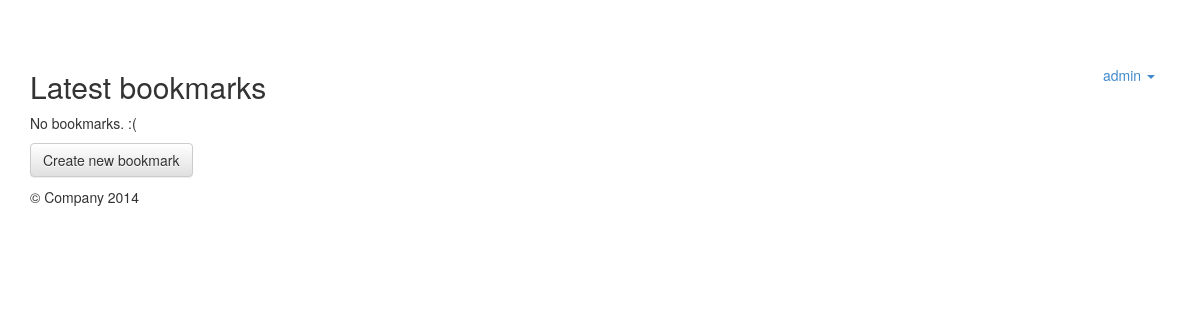
Before: / (signed in) with the older database file.
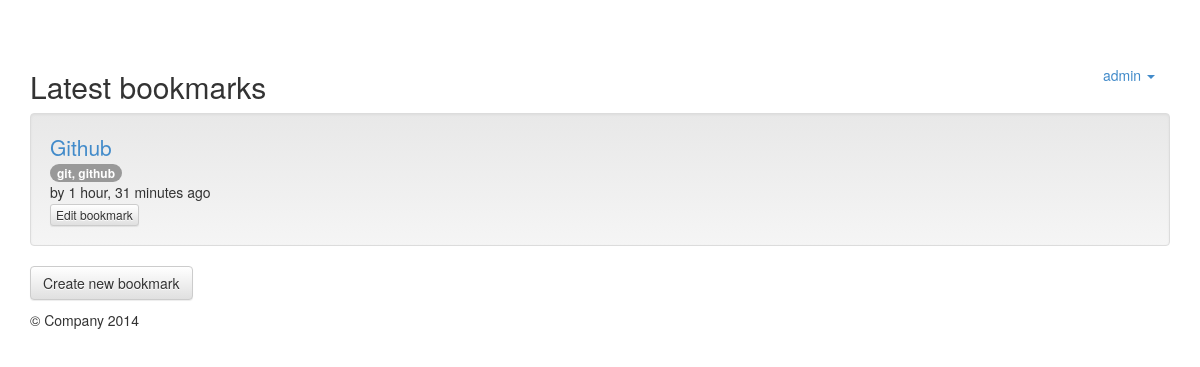
After: the same page with the newer database file.
### marcador/models.py (models this page shows, shortened)
@python_2_unicode_compatible
class Bookmark(models.Model):
  url = models.URLField()
  title = models.CharField('title', max_length=255)
  description = models.TextField('description', blank=True)
  is_public = models.BooleanField('public', default=True)
  date_created = models.DateTimeField('date created')
  date_updated = models.DateTimeField('date updated')
  owner = models.ForeignKey(User, verbose_name='owner', related_name='bookmarks')
  tags = models.ManyToManyField(Tag, blank=True)
  objects = models.Manager()
  public = PublicBookmarkManager()
  class Meta:
    verbose_name = 'bookmark'
    verbose_name_plural = 'bookmarks'
    ordering = ['-date_created']

@python_2_unicode_compatible
class Tag(models.Model):
  name = models.CharField(max_length=50, unique=True)
  class Meta:
    verbose_name = 'tag'
    verbose_name_plural = 'tags'
    ordering = ['name']
  def __str__(self):
    return self.name

### marcador/views.py (the view)
# urls.py: url(r'^$', 'bookmark_list', name='marcador_bookmark_list'),
def bookmark_list(request):
  bookmarks = Bookmark.public.all()
  context = {'bookmarks': bookmarks}
  return render(request, 'marcador/bookmark_list.html', context)

### marcador/templates/marcador/bookmark_list.html (shortened to what this page needs)
{% extends "base.html" %}
{% block heading %}
<h2>Latest bookmarks</h2>
{% endblock %}
{% block content %}
<ul class="list-unstyled"%>
  {% for bookmark in bookmarks %}
  <li class="well">{% include "marcador/bookmark.html" %}</li>
  {% empty %}
  <li>No bookmarks. :(</li>
  {% endfor %}
</ul>
{% if user.is_authenticated %}
<p><a class="btn btn-default" href="{% url "marcador_bookmark_create" %}">
  Create new bookmark</a></p>
{% endif %}
{% endblock %}

### templates/base.html (shortened to what this page needs)
{% load static %}
<!DOCTYPE html>
 <html class="no-js">
<head>
    <link rel="stylesheet" href="{% static "css/bootstrap.min.css" %}">
    <link rel="stylesheet" href="{% static "css/bootstrap-theme.min.css" %}">
    <link rel="stylesheet" href="{% static "css/main.css" %}">
</head>
<body>
  <div class='container'>
    {% block toggle_login %}
      {% include "toggle_login.html" %}
    {% endblock %}
      <div>
          {% block heading %}{% endblock %}
      </div>
      <div>
          {% block content %}{% endblock %}
      </div>
     <footer>
        <p>&copy; Company 2014</p>
      </footer>
    </div>
    </body>
</html>

### templates/toggle_login.html (shortened to what this page needs)
{% if user.is_authenticated %}
<ul class="nav navbar-nav navbar-right">
    <li class="dropdown">
        <a class="dropdown-toggle" id="dropuser" data-toggle="dropdown"
            href="#">{{ user.username }} <b class="caret"></b></a>
    </li>
</ul>
{% endif %}

### marcador/templates/marcador/bookmark.html (shortened to what this page needs)
<a class="lead" href="{{ bookmark.url }}">{{ bookmark.title }}</a>
{% if not bookmark.is_public %}
<br><span class="badge badge-important">private</span>
{% else %}
<br>
{% endif %}
{% if bookmark.tags.count %}
  {% for tag in bookmark.tags.all %}
    <span class="badge">{{ tag|lower }}</span>&nbsp;
  {% endfor %}
{% endif %}
<br>by
{{ bookmark.date_created|timesince }} ago
{% if bookmark.owner == user %}
  <br><a class="btn btn-default btn-xs"
    href="{% url "marcador_bookmark_edit" bookmark.pk %}">Edit bookmark</a>
{% endif %}

### templates/base.html (style rules this page uses)
body { padding-top: 50px; padding-bottom: 20px; }

Changed rows visible on the page:
added Bookmark: title "Github", date_created "1 hour, 31 minutes", shows "Edit bookmark"
added Tag: name "git, github"
Other visible differences:
text no longer shown: "No bookmarks. :("
